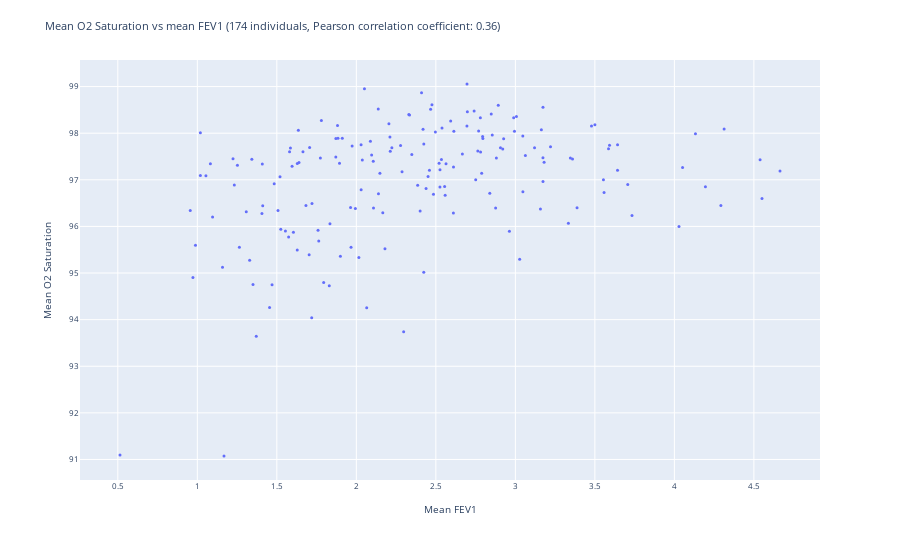

Notebook source saved alongside this figure:
### Code cell
col = 'FEV1 % Predicted'
# col = 'Predicted FEV1'
col = 'FEV1'

means = df.groupby('ID')['O2Saturation'].mean()
# Get the FEV1 % Predicted for the each patient
fev1 = df.groupby('ID')[f'{col}'].mean()
# Create a df with means and fev1
df_means = pd.DataFrame({'mean O2 Saturation': means, f'mean {col}': fev1})
# Order by {col}
df_means = df_means.sort_values(by=f'mean {col}')
# Scatter plot of means
fig = px.scatter(
        x=df_means[f'mean {col}'],
        y=df_means['mean O2 Saturation'],
    )
# Update font size
fig.update_layout(
        font=dict(
            size=8,
        ),
    )
# Compute Pearson correlation coefficient
corr = df_means.corr().iloc[0,1]
# Add Pearson correlation coefficient to title
fig.update_layout(
        title=f"Mean O2 Saturation vs mean {col} ({len(df_means)} individuals, Pearson correlation coefficient: {round(corr, 2)})",
    )
# Reduce marker size
fig.update_traces(marker=dict(size=3))
# Set axis labels
fig.update_xaxes(title_text=f'Mean {col}')
# fig.update_xaxes(title_text=f'{len(df_means)} individuals (ordered by FEV1 % Predicted)', showgrid=False, showticklabels=False)
# Put the x axis title on bottom
fig.update_yaxes(title_text='Mean O2 Saturation')
# Hide x axis labels
fig.show()

### Figure 1 — Plotly figure (JSON) as saved in the notebook; plotly's stock layout.template omitted (floating-point values rounded to 4 significant figures; data arrays with more than 128 entries replaced by an {"elided": "..."} marker saying what was removed)
{"data": [{"hovertemplate": "x=%{x}<br>y=%{y}<extra></extra>", "legendgroup": "", "marker": {"color": "#636efa", "size": 3, "symbol": "circle"}, "mode": "markers", "name": "", "orientation": "v", "showlegend": false, "type": "scatter", "x": {"elided": "174 float values"}, "xaxis": "x", "y": {"elided": "174 float values"}, "yaxis": "y"}], "layout": {"font": {"size": 8}, "legend": {"tracegroupgap": 0}, "margin": {"t": 60}, "title": {"text": "Mean O2 Saturation vs mean FEV1 (174 individuals, Pearson correlation coefficient: 0.36)"}, "xaxis": {"anchor": "y", "domain": [0, 1], "title": {"text": "Mean FEV1"}}, "yaxis": {"anchor": "x", "domain": [0, 1], "title": {"text": "Mean O2 Saturation"}}}}
